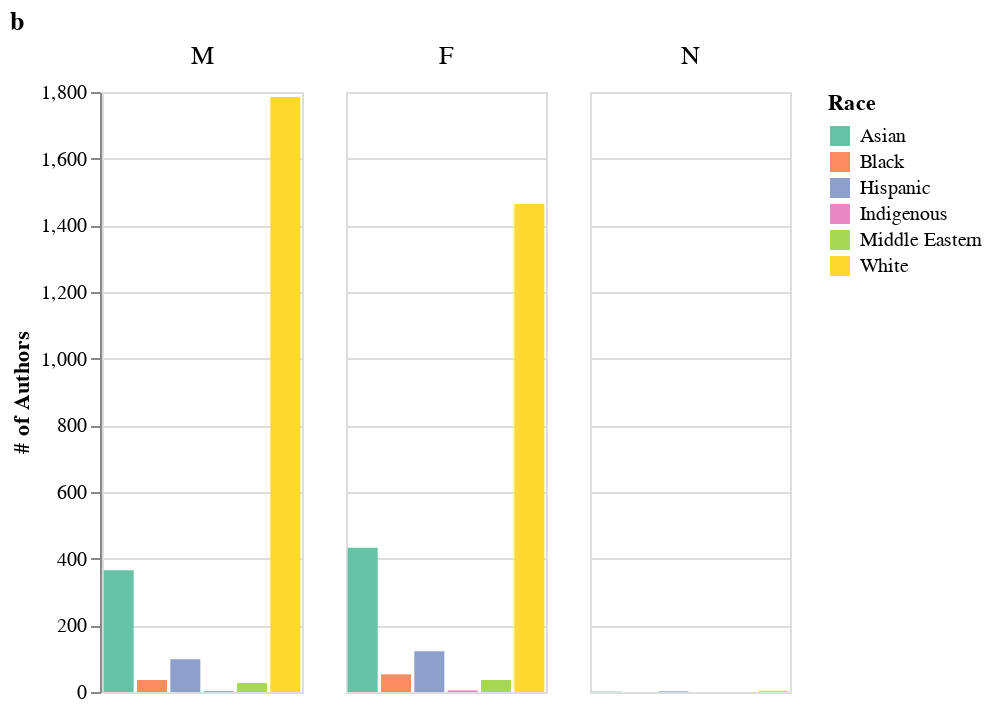

Notebook cell for this chart:
### Code cell
gender_and_race_4 = alt.Chart(gender_by_race_long.sample(gender_by_race_long.shape[0])).mark_bar().encode(
    x = alt.X(
        'racepred:N',
        axis = None
    ),
    y = alt.Y(
        'freq',
        title = '# of Authors',
#         scale=alt.Scale(type="log")  # Here the scale is applied
    ),
    color = alt.Color(
         'racepred:N',
        title = 'Race',
        scale=alt.Scale(domain=unique_races,
                      range=race_colors)
    ),
    column = alt.Column(
        'genderpred:N', 
        title = None,
        sort = ["M", "F", "N"],
        header=alt.Header(labelFontSize=13)
    )
).properties(
    title = 'b',
    height=300,
    width=100
)

gender_and_race_4

### Figure 1 — Vega-Lite specification as saved in the notebook (floating-point values rounded to 4 significant figures)
{"config": {"view": {"continuousWidth": 400, "continuousHeight": 300}}, "data": {"name": "data-42f8236eda7cf6efb3d5dfcefd95ef94"}, "mark": "bar", "encoding": {"color": {"field": "racepred", "scale": {"domain": ["Asian", "Black", "Hispanic", "Indigenous", "Middle Eastern", "White"], "range": ["#66c2a5", "#fc8d62", "#8da0cb", "#e78ac3", "#a6d854", "#ffd92f"]}, "title": "Race", "type": "nominal"}, "column": {"field": "genderpred", "header": {"labelFontSize": 13}, "sort": ["M", "F", "N"], "title": null, "type": "nominal"}, "x": {"axis": null, "field": "racepred", "type": "nominal"}, "y": {"field": "freq", "title": "# of Authors", "type": "quantitative"}}, "height": 300, "title": "b", "width": 100, "$schema": "https://vega.github.io/schema/vega-lite/v4.17.0.json", "datasets": {"data-42f8236eda7cf6efb3d5dfcefd95ef94": [{"genderpred": "F", "racepred": "Indigenous", "freq": 5, "gender_total": 2113, "race_total": 8, "race_in_gender": 0.002, "gender_in_race": 0.625}, {"genderpred": "F", "racepred": "Black", "freq": 53, "gender_total": 2113, "race_total": 89, "race_in_gender": 0.025, "gender_in_race": 0.596}, {"genderpred": "M", "racepred": "Black", "freq": 36, "gender_total": 2314, "race_total": 89, "race_in_gender": 0.016, "gender_in_race": 0.404}, {"genderpred": "M", "racepred": "Asian", "freq": 365, "gender_total": 2314, "race_total": 799, "race_in_gender": 0.158, "gender_in_race": 0.457}, {"genderpred": "N", "racepred": "Asian", "freq": 1, "gender_total": 7, "race_total": 799, "race_in_gender": 0.143, "gender_in_race": 0.001}, {"genderpred": "M", "racepred": "White", "freq": 1785, "gender_total": 2314, "race_total": 3253, "race_in_gender": 0.771, "gender_in_race": 0.549}, {"genderpred": "F", "racepred": "Asian", "freq": 433, "gender_total": 2113, "race_total": 799, "race_in_gender": 0.205, "gender_in_race": 0.542}, {"genderpred": "F", "racepred": "Middle Eastern", "freq": 36, "gender_total": 2113, "race_total": 63, "race_in_gender": 0.017, "gender_in_race": 0.571}, {"genderpred": "M", "racepred": "Middle Eastern", "freq": 27, "gender_total": 2314, "race_total": 63, "race_in_gender": 0.012, "gender_in_race": 0.429}, {"genderpred": "M", "racepred": "Indigenous", "freq": 3, "gender_total": 2314, "race_total": 8, "race_in_gender": 0.001, "gender_in_race": 0.375}, {"genderpred": "N", "racepred": "Hispanic", "freq": 2, "gender_total": 7, "race_total": 222, "race_in_gender": 0.286, "gender_in_race": 0.009}, {"genderpred": "F", "racepred": "Hispanic", "freq": 122, "gender_total": 2113, "race_total": 222, "race_in_gender": 0.058, "gender_in_race": 0.55}, {"genderpred": "M", "racepred": "Hispanic", "freq": 98, "gender_total": 2314, "race_total": 222, "race_in_gender": 0.042, "gender_in_race": 0.441}, {"genderpred": "N", "racepred": "White", "freq": 4, "gender_total": 7, "race_total": 3253, "race_in_gender": 0.571, "gender_in_race": 0.001}, {"genderpred": "F", "racepred": "White", "freq": 1464, "gender_total": 2113, "race_total": 3253, "race_in_gender": 0.693, "gender_in_race": 0.45}]}}
